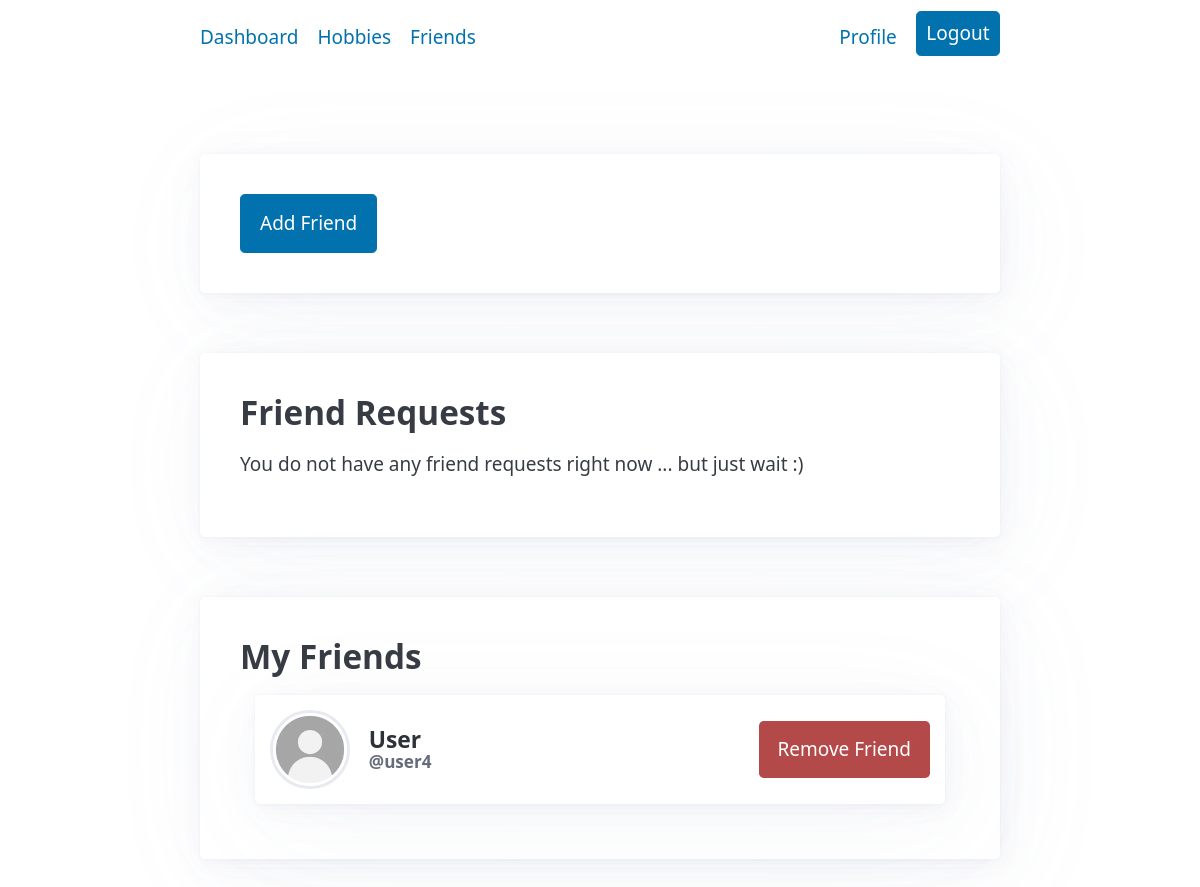
Screenshot of /hobbyhub/friends/ (signed in) with the database file from the repository.
### accounts/models.py (models this page shows)
class UserProfile(models.Model):
    user = models.OneToOneField(
        User,
        on_delete=models.CASCADE,   # if the User is deleted, automatically delete the UserProfile associated with it
    )
    bio = models.TextField(
        blank=True,       # optional
        null=True
    )
    profile_picture = models.ImageField(
        upload_to='profile_pictures/',     # if provided, saved to media/profile_pictures/
        blank=True,       # optional
        null=True)

### friends/views.py (the view)
# urls.py: path("", friends_view, name="friends"),
def friends_view(request):
     current_user = request.user
     current_user_profile = current_user.userprofile
     pending_friend_requests = get_pending_friend_requests_received(current_user_profile)
     current_friends = get_friends(current_user_profile)
     return render(request, "friends/friends.html", {
          "pending_friend_requests": pending_friend_requests,
          "current_friends": current_friends,
     })

### friends/models.py (called while the page is built)
def get_pending_friend_requests_received(user_profile):
     pending_friend_requests_received = FriendRequest.objects.filter(
          receiver=user_profile,
          status='pending',
     )
     return pending_friend_requests_received

def get_friends(user_profile):
     accepted_requests_sent = FriendRequest.objects.filter(
          sender=user_profile,
          status='accepted',
     )
     receiver_ids = list(accepted_requests_sent.values_list('receiver', flat=True))
     accepted_requests_received = FriendRequest.objects.filter(
          receiver=user_profile,
          status='accepted',
     )
     sender_ids = list(accepted_requests_received.values_list('sender', flat=True))
     friend_ids = receiver_ids + sender_ids
     friends = UserProfile.objects.filter(id__in=friend_ids)
     return friends

### friends/templates/friends/friends.html
{% extends 'base.html' %}
{% block content %}
     <article>
          <a href="{% url 'friends:add_friend' %}" role="button">Add Friend</a>
     </article>
     <article>
          <h2>Friend Requests</h2>
          {% for pending_request in pending_friend_requests %}
               {% include 'friends/friend_preview.html' with friend_request=pending_request user_profile=pending_request.sender action="respond_friend_request" %}
          {% empty %}
               <p>You do not have any friend requests right now ... but just wait :)</p>
          {% endfor %}
     </article>
     <article>
          <h2>My Friends</h2>
          {% for friend in current_friends %}
               {% include 'friends/friend_preview.html' with user_profile=friend action="remove_friend" %}
          {% empty %}
               <p>You do not have any friends yet ... but just wait :)</p>
          {% endfor %}
     </article>
{% endblock %}

### friends/templates/friends/friend_preview.html (shortened to what this page needs)
{% load static %}
<article class="profile_preview inline wrap">
     <a href="{% url 'accounts:profile' user_profile.user.username %}{% if action == 'search_friend' %}?q={{ search_term }}{% endif %}"
               class="clickable_area">
          <div class="inline">
               {% if user_profile.profile_picture %}
                    <img class="profile_picture" src="{{ user_profile.profile_picture.url }}" alt="{{ user_profile.user.get_username }}'s Profile Picture">
               {% else %}
                    <img class="profile_picture" src="{% static 'images/default_profile_picture.jpg' %}" alt="Default Profile Picture">
               {% endif %}
               <div>
                    <h1 class="profile_name">
                         {{ user_profile.user.first_name }}
                    </h1>
                    <h2 class="profile_username">@{{ user_profile.user.get_username }}</h2>
               </div>
          </div>
     </a>
     <div>
     {% if action == "remove_friend" %}
          <form method="POST" action="{% url 'friends:remove_friend' %}">
               <button type="submit" class="no_margin_after warning_button">Remove Friend</button>
          </form>
     {% endif %}
     </div>
</article>

### static/css/custom.css (style rules this page uses)
.inline { display: flex; flex-direction: row; gap: 1rem; align-items: center; }
.wrap { flex-wrap: wrap; }
.no_margin_after { margin-bottom: 0px; }
article { margin: 60px 0; padding: 40px; }
.clickable_area { display: flex; flex: 1; text-decoration: none; cursor: pointer; }
.warning_button { background-color: #b44949; color: white; border: #833434; box-shadow: none !important; }
.profile_picture { object-fit: cover; width: 7.5em; height: 7.5em; border-radius: 50%; border: 3px solid var(--pico-muted-border-color); }
.profile_name { font-size: 2em; font-weight: bolder; margin: 0; }
.profile_username { font-size: 1.5em; color: var(--pico-muted-color); margin: 0; }
.profile_preview { font-size: 0.6rem; padding: 15px; margin: 15px; }
.profile_preview .profile_picture { width: 7em; height: 7em; }

### rows the page displays
UserProfile: profile_picture (placeholder picture), user.first_name "User", user.get_username "user4"
